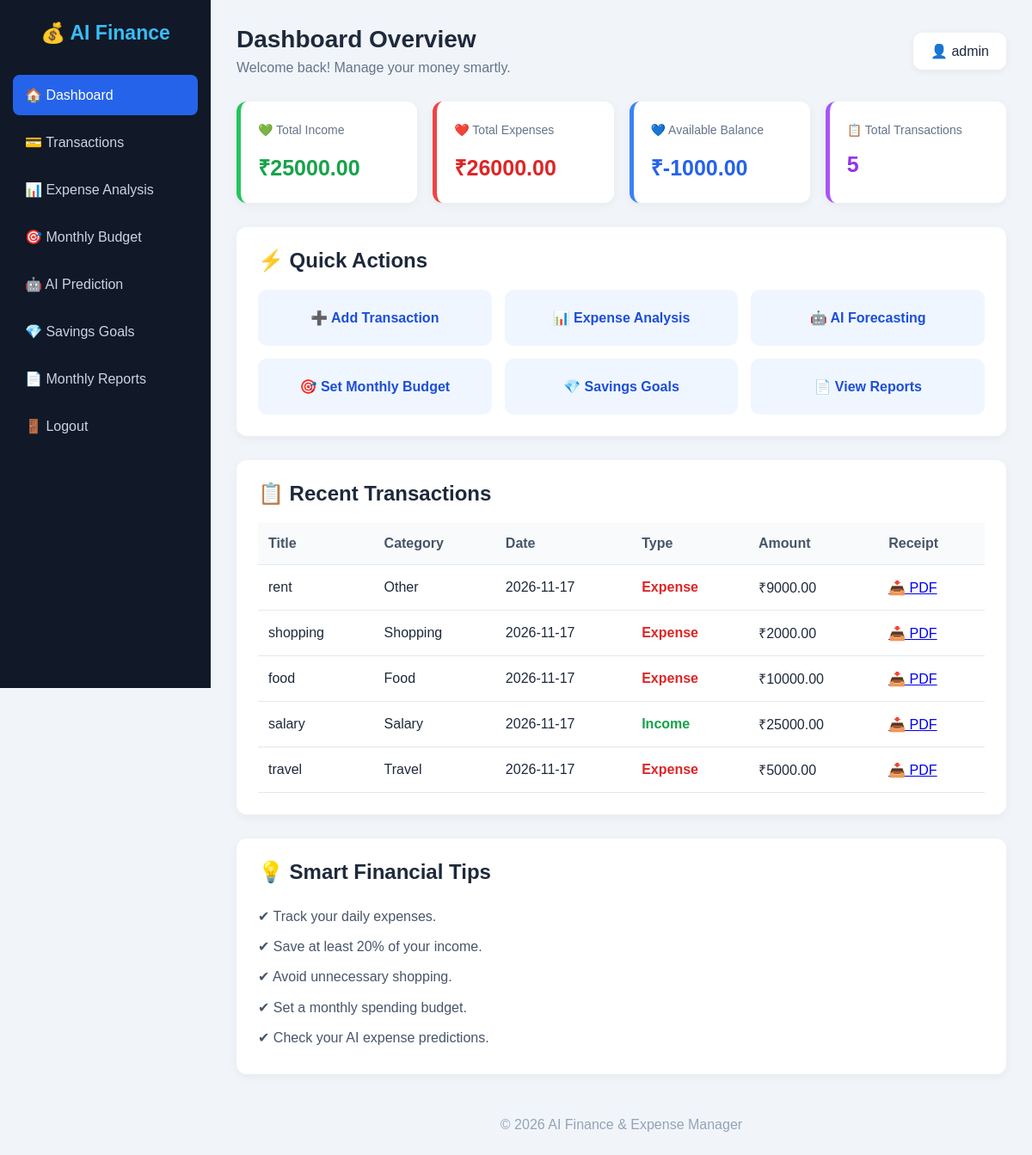
/dashboard (signed in), run on the app's committed database.
### tables this page shows
CREATE TABLE transactions (
            id INTEGER PRIMARY KEY AUTOINCREMENT,
            user_id INTEGER NOT NULL,
            title TEXT NOT NULL,
            amount REAL NOT NULL,
            category TEXT NOT NULL,
            type TEXT NOT NULL,
            transaction_date TEXT NOT NULL
        );

### app.py (the view)
@app.route("/dashboard")
def dashboard():
    if not login_required():
        return redirect(url_for("login"))
    con = connect()
    user_id = session["user_id"]
    income = con.execute(
        "SELECT COALESCE(SUM(amount), 0) FROM transactions WHERE user_id=? AND type='Income'",
        (user_id,)
    ).fetchone()[0]
    expense = con.execute(
        "SELECT COALESCE(SUM(amount), 0) FROM transactions WHERE user_id=? AND type='Expense'",
        (user_id,)
    ).fetchone()[0]
    total = con.execute(
        "SELECT COUNT(*) FROM transactions WHERE user_id=?",
        (user_id,)
    ).fetchone()[0]
    recent = con.execute(
        "SELECT * FROM transactions WHERE user_id=? ORDER BY transaction_date DESC, id DESC LIMIT 5",
        (user_id,)
    ).fetchall()
    con.close()
    balance = income - expense
    return render_template(
        "dashboard.html",
        income=income,
        expense=expense,
        balance=balance,
        total=total,
        recent=recent
    )

### app.py (called while the page is built)
def connect():
    con = sqlite3.connect("finance.db")
    con.row_factory = sqlite3.Row
    return con

def login_required():
    return "user_id" in session

### template/dashboard.html (shortened to what this page needs)
<!DOCTYPE html>
<html lang="en">
<head>
</head>
<body>
<div class="sidebar">
    <h2 class="logo">💰 AI Finance</h2>
    <a href="{{ url_for('dashboard') }}" class="active">
        🏠 Dashboard
    </a>
    <a href="{{ url_for('transactions') }}">
        💳 Transactions
    </a>
    <a href="{{ url_for('analysis') }}">
        📊 Expense Analysis
    </a>
    <a href="{{ url_for('budget') }}">
        🎯 Monthly Budget
    </a>
    <a href="{{ url_for('prediction') }}">
        🤖 AI Prediction
    </a>
    <a href="{{ url_for('savings') }}">
        💎 Savings Goals
    </a>
    <a href="{{ url_for('reports') }}">
        📄 Monthly Reports
    </a>
    <a href="{{ url_for('logout') }}">
        🚪 Logout
    </a>
</div>
<div class="main">
    <div class="topbar">
        <div>
            <h1>Dashboard Overview</h1>
            <p class="welcome">
                Welcome back! Manage your money smartly.
            </p>
        </div>
        <div class="user">
            👤 {{ session.get('user_name', 'User') }}
        </div>
    </div>
    <div class="cards">
        <div class="card">
            <p>💚 Total Income</p>
            <h2 class="green">
                ₹{{ "%.2f"|format(income|float) }}
            </h2>
        </div>
        <div class="card">
            <p>❤️ Total Expenses</p>
            <h2 class="red">
                ₹{{ "%.2f"|format(expense|float) }}
            </h2>
        </div>
        <div class="card">
            <p>💙 Available Balance</p>
            <h2 class="blue">
                ₹{{ "%.2f"|format(balance|float) }}
            </h2>
        </div>
        <div class="card">
            <p>📋 Total Transactions</p>
            <h2 class="purple">
                {{ total }}
            </h2>
        </div>
    </div>
    <div class="section">
        <h2>⚡ Quick Actions</h2>
        <div class="actions">
            <a href="{{ url_for('transactions') }}"
               class="action">
                ➕ Add Transaction
            </a>
            <a href="{{ url_for('analysis') }}"
               class="action">
                📊 Expense Analysis
            </a>
            <a href="{{ url_for('prediction') }}"
               class="action">
                🤖 AI Forecasting
            </a>
            <a href="{{ url_for('budget') }}"
               class="action">
                🎯 Set Monthly Budget
            </a>
            <a href="{{ url_for('savings') }}"
               class="action">
                💎 Savings Goals
            </a>
            <a href="{{ url_for('reports') }}"
               class="action">
                📄 View Reports
            </a>
        </div>
    </div>
    <div class="section">
        <h2>📋 Recent Transactions</h2>
        <table>
            <thead>
                <tr>
                    <th>Title</th>
                    <th>Category</th>
                    <th>Date</th>
                    <th>Type</th>
                    <th>Amount</th>
                    <th>Receipt</th>
                </tr>
            </thead>
            <tbody>
                {% for item in recent %}
                <tr>
                    <td>{{ item['title'] }}</td>
                    <td>{{ item['category'] }}</td>
                    <td>{{ item['transaction_date'] }}</td>
                    <td>
                        {% if item['type'] == 'Income' %}
                            <span class="income">Income</span>
                        {% else %}
                            <span class="expense">Expense</span>
                        {% endif %}
                    </td>
                    <td>
                        ₹{{ "%.2f"|format(item['amount']) }}
                    </td>
                    <td>
                        <a href="{{ url_for('receipt', id=item['id']) }}">
                            📥 PDF
                        </a>
                    </td>
                </tr>
                {% endfor %}
            </tbody>
        </table>
    </div>
    <div class="section">
        <h2>💡 Smart Financial Tips</h2>
        <div class="tips">
            ✔ Track your daily expenses.<br>
            ✔ Save at least 20% of your income.<br>
            ✔ Avoid unnecessary shopping.<br>
            ✔ Set a monthly spending budget.<br>
            ✔ Check your AI expense predictions.
        </div>
    </div>
    <div class="footer">
        © 2026 AI Finance & Expense Manager
    </div>
</div>
</body>
</html>

### template/dashboard.html (style rules this page uses)
* { margin: 0; padding: 0; box-sizing: border-box; font-family: Arial, sans-serif; }
body { background: #f1f5f9; color: #1e293b; }
.sidebar { position: fixed; width: 245px; height: 100vh; background: #111827; padding: 25px 15px; color: white; }
.logo { text-align: center; color: #38bdf8; margin-bottom: 35px; font-size: 23px; }
.sidebar a { display: block; padding: 14px; margin-bottom: 8px; text-decoration: none; color: #cbd5e1; border-radius: 8px; transition: 0.3s; }
.sidebar a:hover, .sidebar a.active { background: #2563eb; color: white; }
.main { margin-left: 245px; padding: 30px; }
.topbar { display: flex; justify-content: space-between; align-items: center; flex-wrap: wrap; gap: 15px; margin-bottom: 30px; }
.topbar h1 { font-size: 28px; }
.welcome { color: #64748b; margin-top: 8px; }
.user { background: white; padding: 12px 20px; border-radius: 10px; box-shadow: 0 2px 8px #00000010; }
.cards { display: grid; grid-template-columns: repeat(4, 1fr); gap: 18px; }
.card { background: white; padding: 25px 20px; border-radius: 12px; box-shadow: 0 3px 12px #0000000d; border-left: 5px solid #2563eb; }
.card:nth-child(1) { border-color: #22c55e; }
.card:nth-child(2) { border-color: #ef4444; }
.card:nth-child(3) { border-color: #3b82f6; }
.card:nth-child(4) { border-color: #a855f7; }
.card p { color: #64748b; font-size: 14px; }
.card h2 { font-size: 25px; margin-top: 18px; }
.green { color: #16a34a; }
.red { color: #dc2626; }
.blue { color: #2563eb; }
.purple { color: #9333ea; }
.section { background: white; margin-top: 28px; padding: 25px; border-radius: 12px; box-shadow: 0 3px 12px #0000000d; }
.section h2 { margin-bottom: 20px; }
.actions { display: grid; grid-template-columns: repeat(3, 1fr); gap: 15px; }
.action { text-align: center; text-decoration: none; padding: 23px 12px; background: #eff6ff; color: #1d4ed8; border-radius: 10px; font-weight: bold; transition: 0.3s; }
table { width: 100%; border-collapse: collapse; }
th, td { padding: 15px 12px; text-align: left; border-bottom: 1px solid #e2e8f0; }
th { background: #f8fafc; color: #475569; }
.income { color: #16a34a; font-weight: bold; }
.expense { color: #dc2626; font-weight: bold; }
.tips { line-height: 2.2; color: #475569; }
.footer { text-align: center; color: #94a3b8; margin-top: 30px; padding: 20px; }

### data on the page
transactions: title "rent", category "Other", transaction_date "2026-11-17", type "Expense", amount "9000.00"
transactions: title "shopping", category "Shopping", transaction_date "2026-11-17", type "Expense", amount "2000.00"
transactions: title "food", category "Food", transaction_date "2026-11-17", type "Expense", amount "10000.00"
transactions: title "salary", category "Salary", transaction_date "2026-11-17", type "Income", amount "25000.00"
transactions: title "travel", category "Travel", transaction_date "2026-11-17", type "Expense", amount "5000.00"

### other printed values
{{ session.get('user_name', 'User') }} "admin"
{{ "%.2f"|format(income|float) }} "25000.00"
{{ "%.2f"|format(expense|float) }} "26000.00"
{{ "%.2f"|format(balance|float) }} "-1000.00"
{{ total }} "5"
